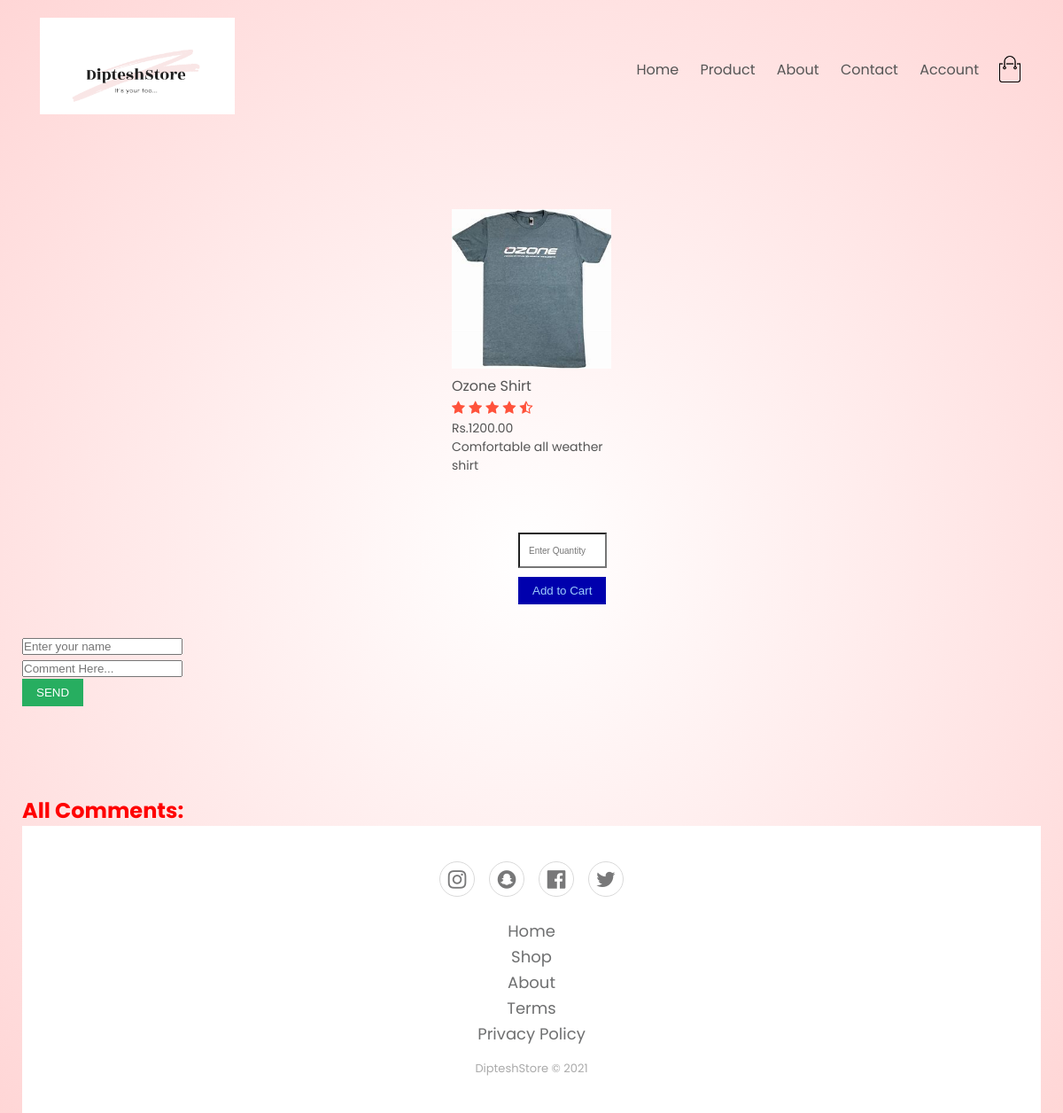
/Product_details.php?id=A46, run on the app's committed database.
### tables this page shows
CREATE TABLE `product` (
  `id` int(11) NOT NULL,
  `Prodct_id` varchar(255) NOT NULL,
  `name` varchar(255) NOT NULL,
  `price` varchar(50) NOT NULL,
  `Details` varchar(1000) NOT NULL,
  `Image` text NOT NULL,
  `shop_id` varchar(255) NOT NULL
);

### Product_details.php (the view, shortened to what this page needs)
<?php
$host="localhost";
$user="id18208313_dipteshstorex";
$password="6]whlg-r*[GmA2e*";
$db="id18208313_dipteshstore1";
$con=mysqli_connect($host,$user,$password,$db);
$Prodct_id = $_GET["id"];
?>
<!DOCTYPE html>
<html lang="en">
<head>
    <link rel="stylesheet" href="style.css">
	<link rel="stylesheet" href="https://stackpath.bootstrapcdn.com/font-awesome/4.7.0/css/font-awesome.min.css">
</head>
<body>
<div class="header">
	<div class="container">
		<div class="navbar">
			<div class="logo">
				<img src="images/logo.png" width="220px">
			</div>
			<nav>
				<ul>
					<li><a href="Home.php">Home</a></li>
					<li><a href="">Product</a></li>
					<li><a href="">About</a></li>
					<li><a href="">Contact</a></li>
					<li><a href="">Account</a></li>
				</ul>
			</nav>
			<img src="images/cart.png" width="30px" height="30px">
		</div>
	</div>
<div class="container">
    <div class="row">
<?php
        $sequery="SELECT * FROM `product` where Prodct_id='$Prodct_id'";
           $query=mysqli_query($con,$sequery);
           while($data= mysqli_fetch_array($query))
           {
               ?>
            <div class="col-4">
            <a href="Product_deatils.php?id=<?php echo $data['Prodct_id']  ?>"><img src="images/<?php echo $data['Image']  ?>" alt=""></a>
            <a href="Product_details.php?id=<?php echo $data['Prodct_id']  ?>"><h4><?php echo $data['name']  ?></h4></a>
            <div class="rating">
    				<i class="fa fa-star"></i>
    				<i class="fa fa-star"></i>
    				<i class="fa fa-star"></i>
    				<i class="fa fa-star"></i>
    				<i class="fa fa-star-half-o"></i>
    		</div>
            <p>Rs.<?php echo $data['price']  ?>.00</p>
            <p><?php echo $data['Details']  ?></p>
        </div>
<?php
            }
?>
    </div>
    <div class="container1">
        <form action="" method="POST">
            <div class="form-input">
				<input type="number" name="count" placeholder="Enter Quantity"/>
			</div>
            <input type="submit" name="cart" value="Add to Cart" class="btn-cart"/>
        </form>
    </div>
    <br>
    <br>
    <br>
        <form action="" method="POST">
			<div class="form-input">
				<input type="name" name="user" placeholder="Enter your name"/>
			</div>
			<div class="form-input">
				<input type="text" name="msg" placeholder="Comment Here..."/>
			</div>
			<input type="submit" name="submit" value="SEND" class="btn-login"/>
		</form>
    <br>
    <br>
    <br>
    <br>
    <h2 style="color:red;">All Comments: </h2>
    <div class="footer-basic">
        <footer>
            <div class="social"><a href="#"><i class="fa fa-instagram"></i></a><a href="#"><i class="fa fa-snapchat"></i></a><a href="#"><i class="fa fa-facebook-official"></i></a><a href="#"><i class="fa fa-twitter"></i></a></div>
            <ul class="list-inline">
                <li class="list-inline-item"><a href="Home.php">Home</a></li>
                <li class="list-inline-item"><a href="Shop.php">Shop</a></li>
                <li class="list-inline-item"><a href="About.php">About</a></li>
                <li class="list-inline-item"><a href="#">Terms</a></li>
                <li class="list-inline-item"><a href="#">Privacy Policy</a></li>
            </ul>
            <p class="copyright">DipteshStore © 2021</p>
        </footer>
    </div>
</body>
</html>

### style.css (style rules this page uses)
* { margin: 0; padding: 0; box-sizing: border-box; }
body { font-family: 'Poppins', sans-serif; }
.navbar { display: flex; align-items: center; padding: 20px; }
nav { flex: 1; text-align: right; }
nav ul { display: inline-block; list-style-type: none; }
nav ul li { display: inline-block; margin-right: 20px; }
a { text-decoration: none; color: #555; }
p { color: #555; }
.container { max-width: 1300px; margin: auto; padding-left: 25px; padding-right: 25px; }
.row { display: flex; align-items: center; flex-wrap: wrap; justify-content: space-around; }
.header { background: radial-gradient(#fff,#ffd6d6); }
.header .row { margin-top: 70px; }
.col-4 { flex-basis: 25px; padding: 10px; min-width: 200px; margin-bottom: 50px; transition: transform 0.8s; }
.col-4 img { width: 100%; }
h4 { color: #555; font-weight: normal; }
.col-4 p { font-size: 14px; }
.rating .fa { color: #ff523b; }
.footer-basic { padding:40px 0; background-color:#ffffff; color:#4b4c4d; }
.footer-basic ul { padding:0; list-style:none; text-align:center; font-size:18px; line-height:1.6; margin-bottom:0; }
.footer-basic li { padding:0 10px; }
.footer-basic ul a { color:inherit; text-decoration:none; opacity:0.8; }
.footer-basic .social { text-align:center; padding-bottom:25px; }
.footer-basic .social > a { font-size:24px; width:40px; height:40px; line-height:40px; display:inline-block; text-align:center; border-radius:50%; border:1px solid #ccc; margin:0 8px; color:inherit; opacity:0.75; }
.footer-basic .copyright { margin-top:15px; text-align:center; font-size:13px; color:#aaa; margin-bottom:0; }

### Product_details.php (style rules this page uses)
.container1 { width: 30px; height: 40px; text-align: center; margin: 0 auto; background-color: rgba(44, 62, 80,0.7); margin-top: 5px; }
input[type="number"] { margin-top: 0; height: 40px; width: 100px; font-size: 10px; margin-bottom: 10px; background-color: #fff; padding-left: 10px; }
.btn-cart { position: relative; padding: 8px 16px; border: none; background-color: #0000ad; color: #9cccfb; }
.btn-login { padding: 8px 16px; border: none; background-color: #27ae60; color: #fff; }

### data on the page
product: Image (picture), name "Ozone Shirt", price "1200", Details "Comfortable all weather shirt"
